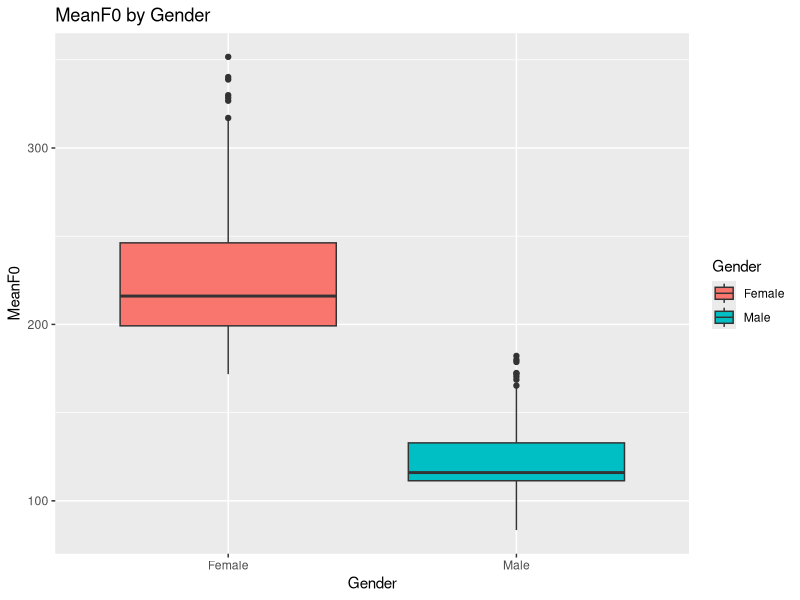

The R script that drew this image:
## ---- chunk 1
knitr::opts_chunk$set(echo = TRUE)
## ---- chunk 2
df <- read.csv("data/sample_data.csv")
## ---- chunk 3

summary(df$MeanF0)

sd(df$MeanF0, na.rm=TRUE)

## ---- chunk 4
library(ggplot2)
ggplot() +
  geom_boxplot(mapping = aes(x = Gender, y = MeanF0, fill=Gender), data = df) +
  labs(title ="MeanF0 by Gender")

